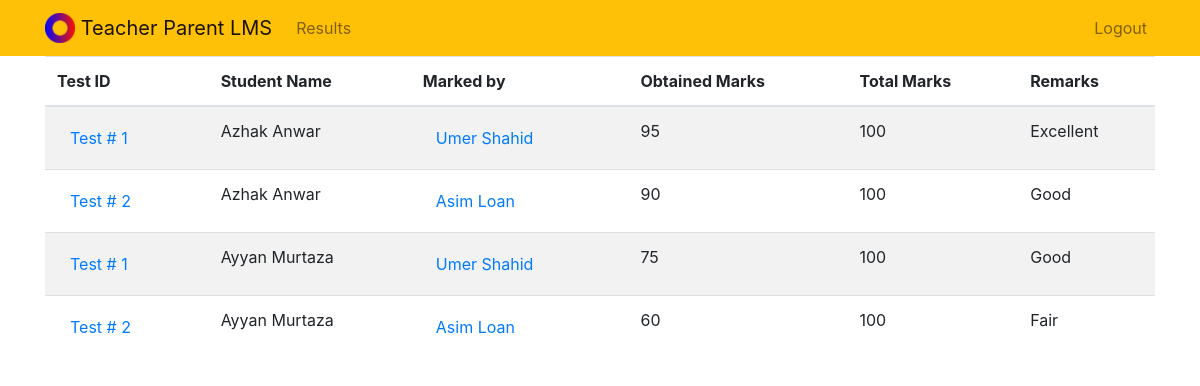
/tests/ (signed in), run on the app's committed database.
### test_conducts/models.py (models this page shows, shortened)
class Conduct(models.Model):
    obtained_marks = models.IntegerField()
    student_id = models.ForeignKey(
        to='users.Student', verbose_name='Student ID', to_field='ssn', on_delete=models.CASCADE)
    teacher_id = models.ForeignKey(
        to='users.Teacher', verbose_name='Teacher ID', to_field='ssn', on_delete=models.CASCADE)
    test_id = models.ForeignKey(
        to=StudentTests, verbose_name='Test ID', to_field='test_id', on_delete=models.CASCADE)
    remarks = models.TextField(verbose_name='Remarks', null=True, blank=True)
    class Meta:
        unique_together = (('test_id', 'student_id'),)

class StudentTests(models.Model):
    test_id = models.AutoField(verbose_name='Test ID', primary_key=True)
    date = models.DateField(verbose_name='Test Date', auto_now_add=True)
    total_marks = models.IntegerField(verbose_name='Max Marks', default=100)
    subject = models.CharField(max_length=20)
    def __str__(self):
        return 'Test # ' + str(self.test_id)

### users/models.py (models this page shows)
class Student(models.Model):
    name = models.CharField(verbose_name='Full Name', max_length=30)
    parent_id = models.ForeignKey(to=Parent, verbose_name='Parent/Guardian',
                                  on_delete=models.CASCADE, to_field='ssn', null=True)
    ssn = models.OneToOneField(to=CustomUser, on_delete=models.CASCADE,
                               primary_key=True, verbose_name='Student ID', to_field='id')
    standard = models.IntegerField(verbose_name='Class', blank=True)
    phone = models.CharField(
        max_length=12, verbose_name='Phone No.', blank=True)
    def __str__(self):
        return self.name

class Teacher(models.Model):
    name = models.CharField(verbose_name='Full Name', max_length=30)
    ssn = models.OneToOneField(to=CustomUser, on_delete=models.CASCADE,
                               verbose_name='Teacher ID', primary_key=True, to_field='id')
    phone = models.CharField(max_length=12, verbose_name='Phone No.')
    def __str__(self):
        return self.name

### test_conducts/views.py (the view, shortened to what this page needs)
# urls.py: path('tests/', include('test_conducts.urls')),
@login_required
def tests(request):
    tests = None
    if request.method == 'GET':
        if request.user.user_type == 1:     # student
            tests = Conduct.objects.filter(student_id=request.user.id)
        if request.user.user_type == 2:     # parent
            children = Student.objects.filter(parent_id=request.user.id)
            tests = Conduct.objects.filter(
                student_id__in=children.values_list('ssn', flat=True))
        return render(request, 'tests.html', {'tests': tests})

### test_conducts/templates/tests.html (shortened to what this page needs)
{% extends "base.html" %}
{% block content %}
{% if tests %}
<table class="table table-striped table-hover">
    <thead>
        <tr>
            <th scope="col">Test ID</th>
            <th scope="col">Student Name</th>
            <th scope="col">Marked by</th>
            <th scope="col">Obtained Marks</th>
            <th scope="col">Total Marks</th>
            <th scope="col">Remarks</th>
        </tr>
    </thead>
    <tbody>
        {% for test in tests %}
        <tr>
            <td>
                <form method="POST">
                    <button class="btn btn-link">{{test.test_id}}</button>
                </form>
            </td>
            <td>{{test.student_id}}</td>
            <td>
                <form method="POST">
                    <button class="btn btn-link">{{test.teacher_id}}</button>
                </form>
            </td>
            <td>{{test.obtained_marks}}</td>
            <td>100</td>
            <td>{{test.remarks}}</td>
        </tr>
        {% endfor %}
    </tbody>
</table>
{% endif %}
{% endblock %}

### users/templates/base.html (shortened to what this page needs)
{% load static %}
<!doctype html>
<html lang="en">
<head>
    <link rel="stylesheet" href="https://stackpath.bootstrapcdn.com/bootstrap/4.4.1/css/bootstrap.min.css"
>
</head>
<body>
    <nav class="navbar navbar-expand-md navbar-light bg-warning">
        <div class="container">
            <a class="navbar-brand" href="{% url 'home' %}">
                <img src="{% static 'logo.png' %}" width="30" height="30" class="d-inline-block align-top">
                <span>Teacher Parent LMS</span>
            </a>
            <div class="collapse navbar-collapse" id="navbarNav">
                {% if user.is_authenticated %}
                <ul class="navbar-nav mr-auto">
                    <li class="nav-item {{ create }}">
                        <a class="nav-link" href="{% url 'tests' %}">Results</a>
                    </li>
                </ul>
                {% endif %}
                <ul class="navbar-nav ml-auto">
                    {% if user.is_authenticated %}
                    <li class="nav-item">
                        <a href="#" onclick="$('#signOutBtn').click()" class="nav-link">Logout</a>
                    </li>
                    {% endif %}
                </ul>
            </div>
        </div>
    </nav>
    <div class="container">
        {% block content %}{% endblock %}
    </div>
</body>
</html>

### data on the page
Conduct: test_id "Test # 1", student_id "Azhak Anwar", teacher_id "Umer Shahid", obtained_marks "95", remarks "Excellent"
Conduct: test_id "Test # 2", student_id "Azhak Anwar", teacher_id "Asim Loan", obtained_marks "90", remarks "Good"
Conduct: test_id "Test # 1", student_id "Ayyan Murtaza", teacher_id "Umer Shahid", obtained_marks "75", remarks "Good"
Conduct: test_id "Test # 2", student_id "Ayyan Murtaza", teacher_id "Asim Loan", obtained_marks "60", remarks "Fair"
